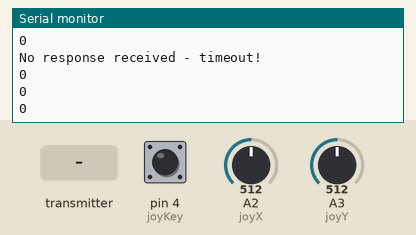
Recording of a sketch running on a simulated Arduino Uno, built with avr-gcc and run on an emulated ATmega328P. Shown: the last lines printed to the serial monitor. Inputs (shaded band) come from the test bench; at power-on: A2 (joyX) = 512, A3 (joyY) = 512, pin 4 (joyKey) LOW. No radio packets arrive unless stated.

Above: at 1.2 s.
1.3 s: the transmitter starts sending inMessage = 0
2.8 s: A2 (joyX) set to 716
At 3.6 s:
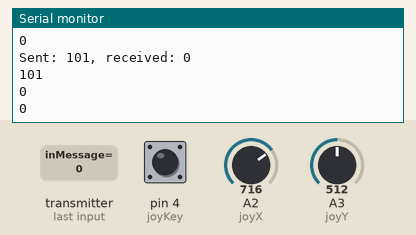
5.8 s: A3 (joyY) set to 502
At 6.8 s:
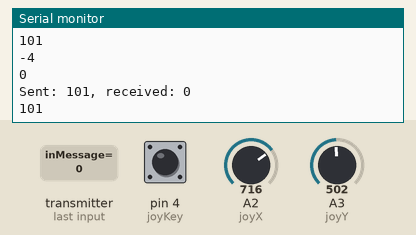
8.8 s: A3 (joyY) set to 306
At 9.3 s:
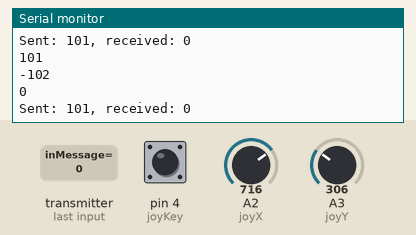
Timing chart, 0 to 11.8 s (numbered marks = the images above; inputs shaded):
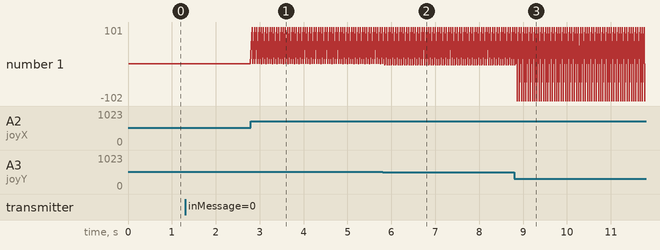

The sketch:

RC_Car_Transmitter.ino
```cpp
#include "Arduino.h"
#include <SPI.h>
#include <RF24.h>

// Setting up pin variables
// Joystick connections
const int joyX = 2;
const int joyY = 3;
const int joyKey = 4;
// Variables to store joystick state
int analogX = 0;
int analogY = 0;
int joyKeyState = 0;

// Array to store transmitted message
int outMessage[3];

// Hardware configuration: Set up nRF24L01 radio on SPI bus (pins 10, 11, 12, 13) plus pins 9 & 8
RF24 radio(9, 8);

byte addresses[][6] = {"1Node", "2Node"};

// -----------------------------------------------------------------------------
// SETUP   SETUP   SETUP   SETUP   SETUP   SETUP   SETUP   SETUP   SETUP
// -----------------------------------------------------------------------------
void setup() {
  // Debug output
  Serial.begin(9600);
  Serial.println("TRANSMITTER");

  // Initializing joystick module
  pinMode(joyX, INPUT);
  pinMode(joyY, INPUT);
  pinMode(joyKey, INPUT);

  // Initiate the radio object
  radio.begin();
  radio.setAutoAck(false);

  // Set the transmit power to lowest available to prevent power supply related issues
  radio.setPALevel(RF24_PA_MIN);

  // Set the speed of the transmission to the quickest available
  radio.setDataRate(RF24_250KBPS);

  // Use a channel unlikely to be used by Wifi, Microwave ovens etc
  radio.setChannel(124);

  // Open a writing and reading pipe on each radio, with opposite addresses
  radio.openWritingPipe(addresses[1]);
  radio.openReadingPipe(1, addresses[0]);
}

// -----------------------------------------------------------------------------
// LOOP     LOOP     LOOP     LOOP     LOOP     LOOP     LOOP     LOOP     LOOP
// -----------------------------------------------------------------------------
void loop() {
  // Mapping the analog input range of the dual variable resistors of the
  // joystick to a scale usable by the motors.
  analogX = map(analogRead(joyX), 512, 1023, 0, 255);
  analogY = map(analogRead(joyY), 512, 1023, 0, 255);
  // Checking whether the joystick button is pressed or not.
  joyKeyState = digitalRead(joyKey);

  Serial.println(analogX);
  Serial.println(analogY);
  Serial.println(joyKeyState);

  // Store the analog input and joystick button state in the message array
  outMessage[0] = analogX;
  outMessage[1] = analogY;
  outMessage[2] = joyKeyState;
  outMessage[3] = 0;

  // Ensure we have stopped listening (even if we're not) or we won't be able to transmit
  radio.stopListening();

  // Did we manage to SUCCESSFULLY transmit that (by getting an acknowledgement back from the other Arduino)?
  // Even we didn't we'll continue with the sketch, you never know, the radio fairies may help us
  if (!radio.write( outMessage, sizeof(outMessage) )) {
    Serial.println("No acknowledgement of transmission - receiving radio device connected?");
  }

  // Now listen for a response
  radio.startListening();

  // But we won't listen for long, 200 milliseconds is enough
  unsigned long started_waiting_at = millis();

  // Loop here until we get indication that some data is ready for us to read (or we time out)
  while ( ! radio.available() ) {

    // Oh dear, no response received within our timescale
    if (millis() - started_waiting_at > 200 ) {
      Serial.println("No response received - timeout!");
      return;
    }
  }

  // Now read the data that is waiting for us in the nRF24L01's buffer
  unsigned char inMessage;
  radio.read( &inMessage, sizeof(unsigned char) );

  // Show user what we sent and what we got back
  Serial.print("Sent: ");
  Serial.print(*outMessage);
  Serial.print(", received: ");
  Serial.println(inMessage);

  // Try again 1s later
  //delay(1000);
}
```

Measured:
- after the input at 2.8 s, the serial monitor: prints a new line at once (image 1)
- after the input at 5.8 s, the serial monitor: prints a new line after 0.05 s (image 2)
- after the input at 8.8 s, the serial monitor: prints a new line after 0.07 s (image 3)
- plotted number 1: 0 → 101 after the input at 2.8 s
